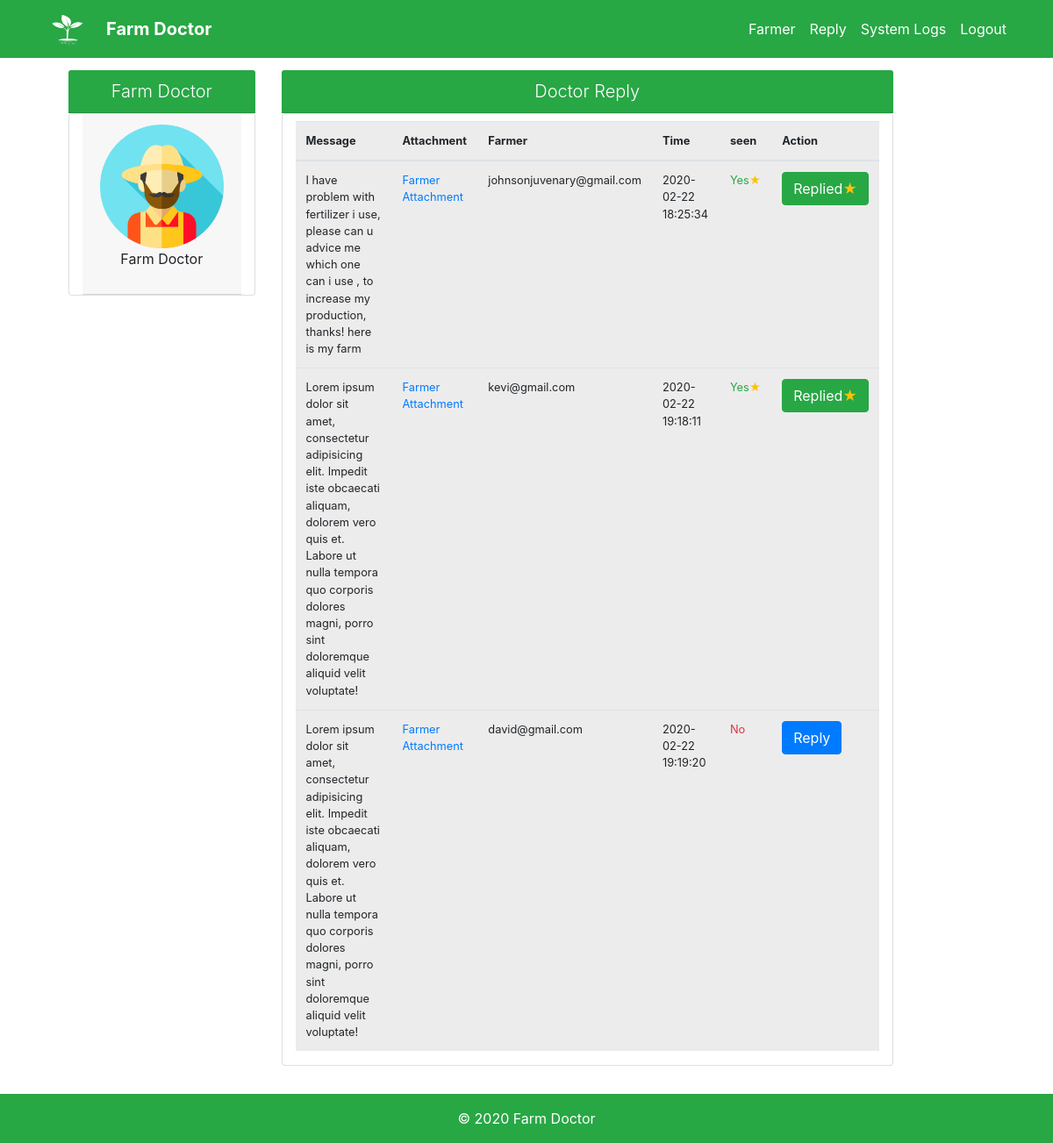
The page /Doctor/reply.php (signed in) on the database its author committed.
### tables this page shows
CREATE TABLE `farmdoctor` (
  `id` int(10) NOT NULL,
  `name` varchar(50) NOT NULL,
  `profile_pic` text NOT NULL DEFAULT 'default_profile.png',
  `password` varchar(256) NOT NULL
);

CREATE TABLE `farmerproblem` (
  `id` int(10) NOT NULL,
  `message` text NOT NULL,
  `attachment` text NOT NULL,
  `farmer` varchar(256) NOT NULL,
  `time` timestamp NOT NULL DEFAULT current_timestamp() ON UPDATE current_timestamp(),
  `seenByDoctor` text NOT NULL DEFAULT 'No'
);

### Doctor/reply.php (the view, shortened to what this page needs)
<?php include('header.php');
include('../process/connection.php');
?>
<div class="row col-md-10 my-4 mr-2 ml-5">
  <div class="col-md-3">
    <?php
    $doctor_profile = mysqli_fetch_array(mysqli_query($connection, "SELECT * FROM farmdoctor WHERE id = '$_SESSION[doctor]' LIMIT 1"));
    ?>
    <h1 class="card-header lead text-white bg-success text-center"><?php echo $doctor_profile['name']; ?></h1>
    <div class="card col-md-12">
      <div class="card-header">
        <img src="profile_pics/<?php echo $doctor_profile['profile_pic']; ?>" alt="doctor profile pic" class="rounded mx-auto d-block img-fluid" style="width:100%;">
        <p class="text-center">Farm Doctor</p>
      </div>
    </div>
  </div>
  <div class="col-md-9">
    <h1 class="card-header lead text-white bg-success text-center"> Doctor Reply</h1>
    <div class="card col-md-12 mb-2">
      <?php
      $farmer_messages = mysqli_query($connection, "SELECT * FROM farmerproblem");
      if (mysqli_num_rows($farmer_messages) == 0) : ?>
        <div class="card-header"></div>
        <div class="card-body">
          <div class="alert alert-warning">
            None...
          </div>
        </div>
    </div>
  </div>
</div>
<?php else : ?>
  <div class="table small mt-2">
    <table class="table-responsive table-active">
      <thead>
        <tr>
          <th>Message</th>
          <th>Attachment</th>
          <th>Farmer</th>
          <th>Time</th>
          <th>seen</th>
          <th>Action</th>
        </tr>
      </thead>
      <tbody>
        <tr>
          <?php
          while ($messages = mysqli_fetch_array($farmer_messages)) : ?>
            <td><?php echo $messages['message']; ?></td>
            <?php $attachment_farmer = $messages['attachment']; ?>
            <td><?php echo "<a href='../farmer/attachments/$attachment_farmer' target='_blank'>Farmer Attachment</a>"; ?></td>
            <td><?php echo $messages['farmer']; ?></td>
            <td><?php echo $messages['time']; ?></td>
            <?php if ($messages['seenByDoctor'] == 'No') : ?>
              <td class="text-danger"><?php echo $messages['seenByDoctor']; ?></td>
              <td><button class="btn btn-primary text-center" onclick="window.location.href='doctorReply.php?fmail=<?php echo $messages['farmer'] ?>';">Reply</button></td>
            <?php else : ?>
              <td class="text-success"><?php echo $messages['seenByDoctor']; ?><span class="text-warning">&#9733;</span></td>
              <td><button class="btn btn-success text-center" onclick="window.location.href='doctorReply.php?fmail=<?php echo $messages['farmer'] ?>';">Replied<span class="text-warning">&#9733;</span></button></td>
            <?php endif; ?>
        </tr>
      <?php endwhile; ?>
      </tbody>
    </table>
  <?php endif; ?>
  </div>
  </div>
  </div>
  </div>
  <footer class="py-3 bg-success">
    <div class="container">
      <p class="m-0 text-center text-white">&copy; 2020 Farm Doctor</p>
    </div>
  </footer>
  </body>
  </html>

### css/custom.css (style rules this page uses)
body { padding-top: 56px; }
::placeholder { font-size: 13px; }

### rows shown on the page
farmdoctor: name "Farm Doctor", profile_pic (placeholder picture)
farmerproblem: message "I have problem with fertilizer i use, please can u advice me which one can i use , to increase my production, thanks! here is my farm", farmer "johnsonjuvenary@gmail.com", time "2020-02-22 18:25:34", seenByDoctor "Yes"
farmerproblem: message "Lorem ipsum dolor sit amet, consectetur adipisicing elit. Impedit iste obcaecati aliquam, dolorem vero quis et. Labore ut nulla tempora quo corporis dolores magni, porro sint doloremque aliquid velit voluptate!", farmer "kevi@gmail.com", time "2020-02-22 19:18:11", seenByDoctor "Yes"
farmerproblem: message "Lorem ipsum dolor sit amet, consectetur adipisicing elit. Impedit iste obcaecati aliquam, dolorem vero quis et. Labore ut nulla tempora quo corporis dolores magni, porro sint doloremque aliquid velit voluptate!", farmer "david@gmail.com", time "2020-02-22 19:19:20", seenByDoctor "No"
